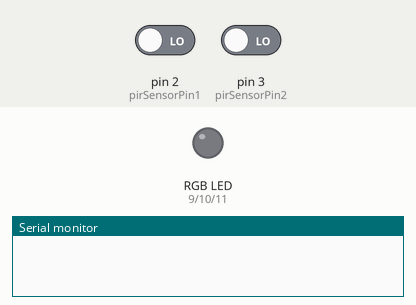
A sketch run on a simulated Arduino Uno, built with avr-gcc and run on an emulated ATmega328P. Shown: an RGB LED mixed from three pins (HIGH = lit), the last lines printed to the serial monitor. The inputs (shaded band) are chosen by the test bench; at power-on: pin 2 (pirSensorPin1) LOW, pin 3 (pirSensorPin2) LOW.

Above: at 1.2 s.
1.3 s: pin 2 (pirSensorPin1) driven HIGH
At 2.2 s:
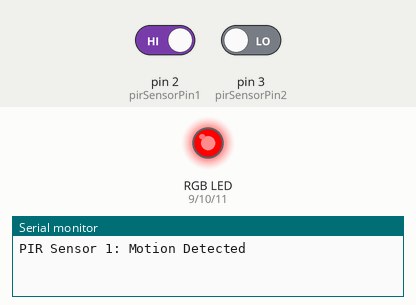
2.8 s: pin 3 (pirSensorPin2) driven HIGH
At 3.3 s:
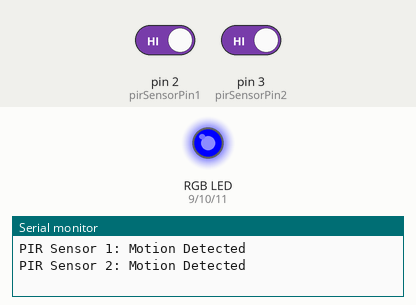
4.3 s: pin 2 (pirSensorPin1) driven LOW
At 5.7 s:
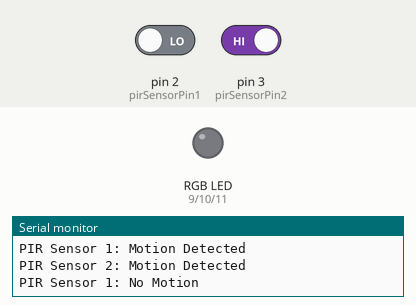
Timing chart, 0 to 7.3 s (numbered marks = the images above; inputs shaded):
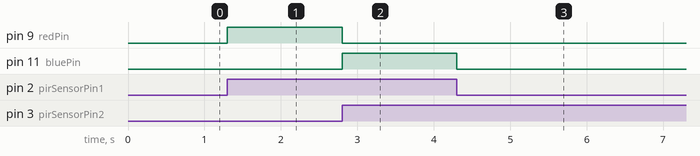

The sketch:

sketch_feb3a.ino
```cpp
// Define PIR sensor pins
const int pirSensorPin1 = 2;
const int pirSensorPin2 = 3;

// Define RGB LED pins
const int redPin = 9;
const int greenPin = 10;
const int bluePin = 11;

void setup() {
  // Initialize serial communication
  Serial.begin(9600);

  // Set PIR sensor pins as inputs
  pinMode(pirSensorPin1, INPUT_PULLUP);
  pinMode(pirSensorPin2, INPUT_PULLUP);

  // Set RGB LED pins as outputs
  pinMode(redPin, OUTPUT);
  pinMode(greenPin, OUTPUT);
  pinMode(bluePin, OUTPUT);

  // Attach interrupts to PIR sensor pins
  attachInterrupt(digitalPinToInterrupt(pirSensorPin1), pirSensorISR1, CHANGE);
  attachInterrupt(digitalPinToInterrupt(pirSensorPin2), pirSensorISR2, CHANGE);
}

void loop() {
  // Main program loop
}

// Interrupt Service Routine (ISR) for PIR sensor 1
void pirSensorISR1() {
  // Read PIR sensor 1 input
  int pirSensorState1 = digitalRead(pirSensorPin1);

  // Print PIR sensor 1 status
  Serial.print("PIR Sensor 1: ");
  Serial.println(pirSensorState1 == HIGH ? "Motion Detected" : "No Motion");

  // Control RGB LED based on motion detection from PIR sensor 1
  if (pirSensorState1 == HIGH) {
    // Display red color
    digitalWrite(redPin, HIGH);
    digitalWrite(greenPin, LOW);
    digitalWrite(bluePin, LOW);
  } else {
    // Turn off the RGB LED
    digitalWrite(redPin, LOW);
    digitalWrite(greenPin, LOW);
    digitalWrite(bluePin, LOW);
  }
}

// Interrupt Service Routine (ISR) for PIR sensor 2
void pirSensorISR2() {
  // Read PIR sensor 2 input
  int pirSensorState2 = digitalRead(pirSensorPin2);

  // Print PIR sensor 2 status
  Serial.print("PIR Sensor 2: ");
  Serial.println(pirSensorState2 == HIGH ? "Motion Detected" : "No Motion");

  // Control RGB LED based on motion detection from PIR sensor 2
  if (pirSensorState2 == HIGH) {
    // Display blue color
    digitalWrite(redPin, LOW);
    digitalWrite(greenPin, LOW);
    digitalWrite(bluePin, HIGH);
  } else {
    // Turn off the RGB LED
    digitalWrite(redPin, LOW);
    digitalWrite(greenPin, LOW);
    digitalWrite(bluePin, LOW);
  }
}
```

Measured:
- after the input at 1.3 s, pin 9 (redPin): LOW → HIGH at once
- after the input at 2.8 s, pin 9 (redPin): HIGH → LOW at once; pin 11 (bluePin): LOW → HIGH at once
- after the input at 4.3 s, pin 11 (bluePin): HIGH → LOW at once
